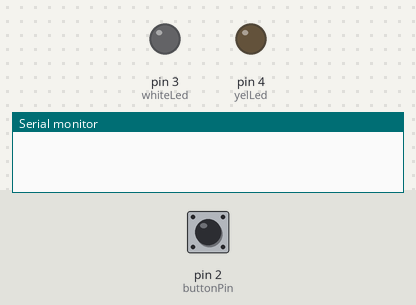
The sketch below on a simulated Arduino Uno, built with avr-gcc and run on an emulated ATmega328P. On the bench: output pins drawn as LEDs (lit = HIGH), the last lines printed to the serial monitor. The test bench sets the inputs (shaded band); at power-on: pin 2 (buttonPin) HIGH.

Above: at 1.2 s.
1.3 s: pin 2 (buttonPin) pulled LOW for 0.15 s
At 1.8 s:
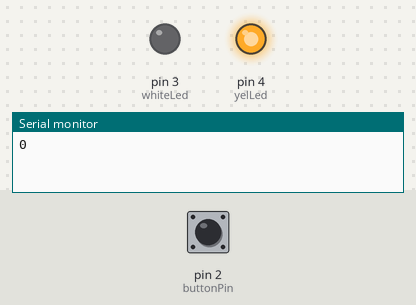
2.9 s: pin 2 (buttonPin) pulled LOW for 1 s
At 5.1 s:
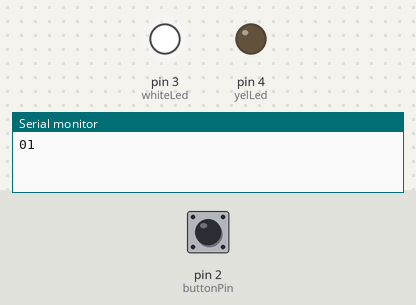
Timing chart, 0 to 6.6 s (numbered marks = the images above; inputs shaded):
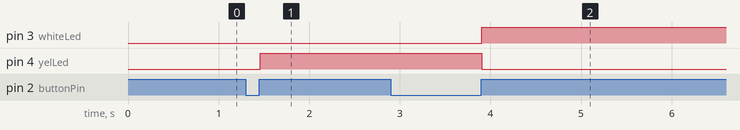

The sketch:

Morse.ino
```cpp
// Initialisere
const int buttonPin = 2;
const int whiteLed = 3;
const int yelLed = 4;

// Konstater for signaler som skal sendes
const int dot = 0;
const int dash = 1;
const int letterPauseSignal = 2;
const int wordPauseSignal = 3;

// Konstanter tid
const float T = 500;
const float dotTime = T;
const float dashTime = 2*T;
const float letterPause = 5*T;
const float wordPause = 10*T;

int buttonState;
int previousBtnState = HIGH;

long timeFromPush;
long releaseTime = 0;

void setup() {
  Serial.begin(9600);

  pinMode(buttonPin, INPUT);
  pinMode(whiteLed, OUTPUT);
  pinMode(yelLed, OUTPUT);
}


void loop() {

  buttonState = digitalRead(buttonPin);

  if (previousBtnState == HIGH && buttonState == LOW) {

    timeFromPush = millis();
    previousBtnState = LOW;
    long pause = millis() - releaseTime;

    if (releaseTime != 0) {
      if (pause < wordPause && pause > letterPause){
        Serial.print(letterPauseSignal);
      } else if (pause > wordPause){
        Serial.print(wordPauseSignal);
      }
    }


     // Button is pushed


  } else if (previousBtnState == LOW && buttonState == HIGH) {
    // Button is released
    releaseTime = millis();


    long holdTime = millis() - timeFromPush;

    // Dot or dash
    if (holdTime < dashTime){
      Serial.print(dot);
      digitalWrite(yelLed, HIGH);
      digitalWrite(whiteLed, LOW);
     } else if (holdTime > dashTime) {
      Serial.print(dash);
      digitalWrite(yelLed, LOW);
      digitalWrite(whiteLed, HIGH);
     }

  previousBtnState = HIGH;
  }

delay(20);


}
```

Measured:
- after the input at 1.3 s, pin 4 (yelLed): LOW → HIGH after 0.16 s
- after the input at 2.9 s, pin 3 (whiteLed): LOW → HIGH after 1.0 s; pin 4 (yelLed): HIGH → LOW after 1.0 s
